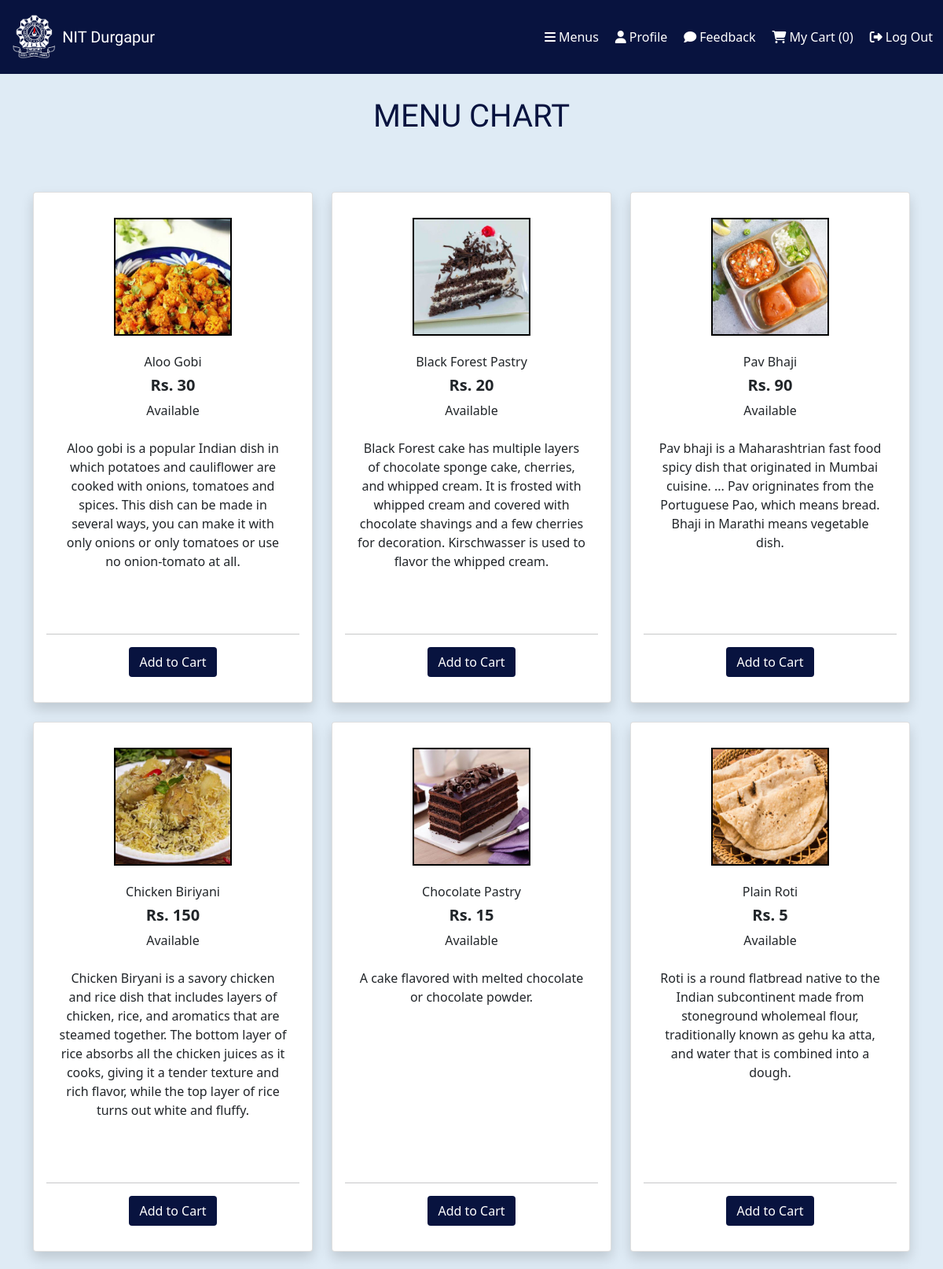
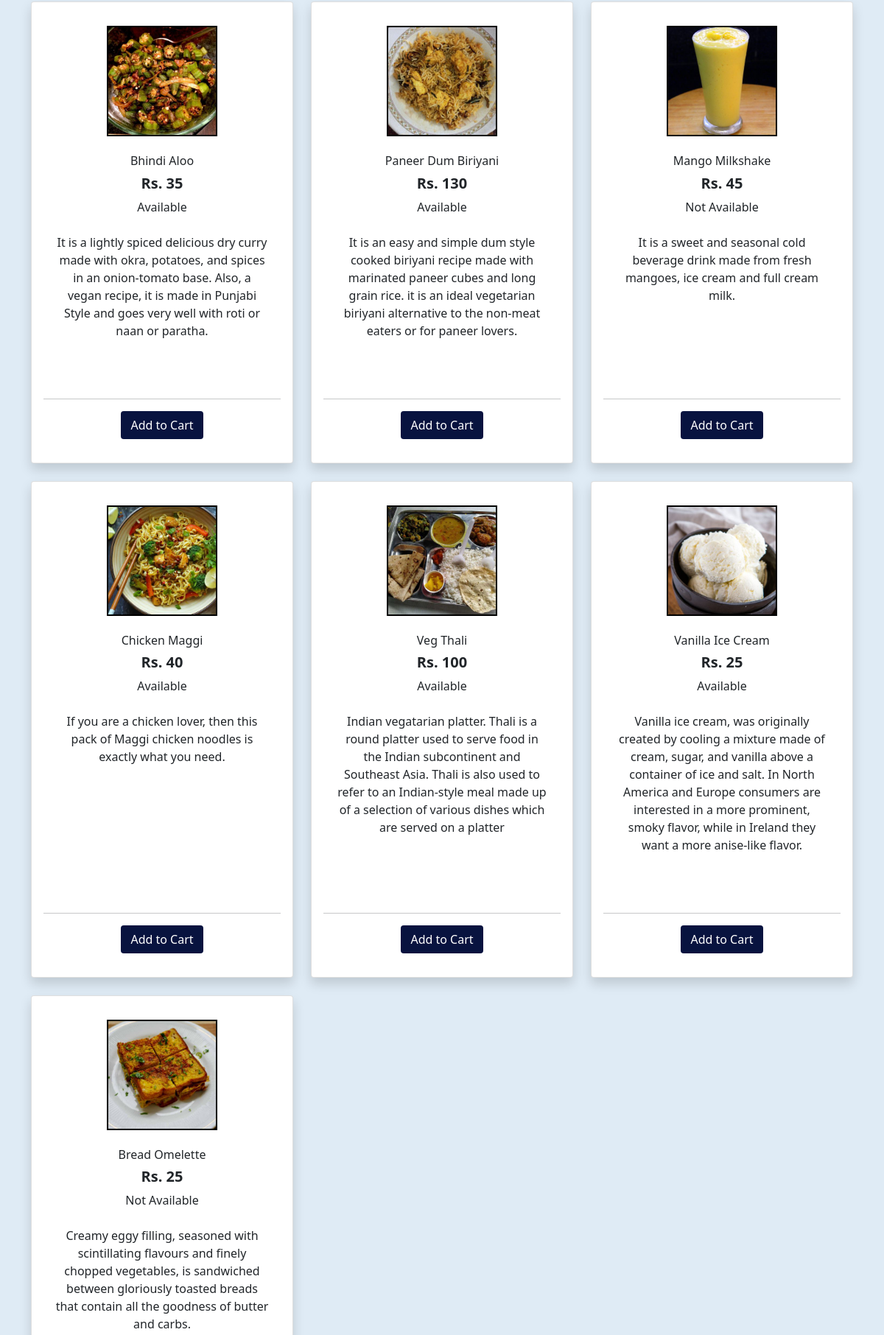
Screenshot of /Requester/allmenus.php (upper part) with the database file from the repository (2 pictures, top to bottom).
### tables this page shows
CREATE TABLE `menu_tb` (
  `fID` int(10) NOT NULL,
  `fRegNo` varchar(10) NOT NULL,
  `fName` varchar(80) NOT NULL,
  `fDesc` varchar(300) NOT NULL,
  `fPrice` varchar(10) NOT NULL,
  `fCategory` varchar(40) NOT NULL,
  `fAvail` varchar(10) NOT NULL,
  `fImage` varchar(80) NOT NULL
);

### Requester/allmenus.php (the view, shortened to what this page needs)
<?php
include("../connection.php");
?>
<!doctype html>
<html lang="en">
<head>
<link href="https://cdn.jsdelivr.net/npm/bootstrap@5.0.0-beta1/dist/css/bootstrap.min.css" rel="stylesheet">
<link href="plugins/star_rating/fontawesome-stars.css" rel="stylesheet" type="text/css"/>
<link href="index.css" rel="stylesheet">
<link rel="stylesheet" href="https://cdnjs.cloudflare.com/ajax/libs/font-awesome/4.7.0/css/font-awesome.min.css">
<link rel="stylesheet" href="https://cdnjs.cloudflare.com/ajax/libs/font-awesome/4.7.0/css/font-awesome.min.css">
</head>
<body style="background:#DFEBF5;">
<div class="navbar navbar-expand-lg navbar-dark" style="background: #08133F; color: white;">
<a href="index.php"><img src="../Images/logo.png" class="img-fluid mx-2" height="70" width="70"></a>
<a href="index.php" class="navbar-brand mx-2 py-4" style="font-family: 'Acme', sans-serif;"><span class="my-3">NIT Durgapur</span></a>
<div class="collapse navbar-collapse" id="myMenu">
<ul class="navbar-nav text-center" style="margin-left:auto;">
<li class="nav-item" style="margin-right:5px;"><a href="allmenus.php" class="nav-link text-white"><i class="fa fa-bars" style="margin-right:4px;"></i>Menus</a></li>
<li class="nav-item" style="margin-right:5px;"><a href="profile.php" class="nav-link text-white"><i class="fa fa-user" style="margin-right:4px;"></i>Profile</a></li>
<li class="nav-item" style="margin-right:5px;"><a href="feedback.php" class="nav-link text-white"><i class="fa fa-comment" style="margin-right:4px;"></i>Feedback</a></li>
<?php
$count=0;
?>
<li class="nav-item" style="margin-right:5px;"><a href="cart.php" class="nav-link text-white"><i class="fa fa-shopping-cart" style="margin-right:4px;"></i>My Cart (<?php echo $count; ?>)</a></li>
<li class="nav-item" style="margin-right:5px;"><a href="../logout.php" class="nav-link text-white"><i class="fa fa-sign-out" style="margin-right:4px;"></i>Log Out</a></li>
</ul>
</div>
</div>
<h1 class="text-center" style="margin-top: 30px; font-family: 'Acme', sans-serif; color: #08133F; ">MENU CHART</h1>
<?php
$sql="SELECT *FROM menu_tb";
$result=mysqli_query($conn,$sql);
if(mysqli_num_rows($result)>0)
{
echo'<div class="container my-5">';
echo'<div class="row">';
while($row=mysqli_fetch_assoc($result))
{
echo'<div class="col-lg-4 col-md-6 mt-4">';
echo'<div class="card h-100 text-dark mb-3 shadow p-3 mb-5 bg-white rounded">';
echo'<div class="card-body p-3 text-center">';
echo'<div><img src="../FoodPics/'.$row['fImage'].'" height="150" width="150" style="border: 2px solid black;"></div>';
echo'<br><div><h6>'.$row['fName'].'</h6></div>';
echo'<div><h5><strong>Rs. '.$row['fPrice'].'</strong></h5></div>';
if($row['fAvail']=="Yes")
{echo'<div>Available</div>';}
else
{echo'<div>Not Available</div>';}
echo'<br><div>'.$row['fDesc'].'</div>';
echo'</div>';
echo'<hr class="line">';
echo'<div class="text-center">';
echo'<form action="managecart.php" method="POST">';
echo'<button type="submit" class="btn" name="AddToCart" style="background: #08133F; color: white;">Add to Cart</button>';
echo'</form>';
echo'</div>';
echo'</div>';
echo'</div>';
}
echo'</div>';
echo'</div>';
}
?>
<?php
include("../footer.php");
?>
</body>
</html>

### index.css (style rules this page uses)
ul { list-style: none; }
a { text-decoration: none; }

### rows the page displays
menu_tb: fImage (picture), fName "Aloo Gobi", fPrice "30", fAvail "Available", fDesc "Aloo gobi is a popular Indian dish in which potatoes and cauliflower are cooked with onions, tomatoes and spices. This dish can be made in several ways, you can make it with only onions or only tomatoes or use no onion-tomato at all."
menu_tb: fImage (picture), fName "Black Forest Pastry", fPrice "20", fAvail "Available", fDesc "Black Forest cake has multiple layers of chocolate sponge cake, cherries, and whipped cream. It is frosted with whipped cream and covered with chocolate shavings and a few cherries for decoration. Kirschwasser is used to flavor the whipped cream."
menu_tb: fImage (picture), fName "Pav Bhaji", fPrice "90", fAvail "Available", fDesc "Pav bhaji is a Maharashtrian fast food spicy dish that originated in Mumbai cuisine. ... Pav origninates from the Portuguese Pao, which means bread. Bhaji in Marathi means vegetable dish."
menu_tb: fImage (picture), fName "Chicken Biriyani", fPrice "150", fAvail "Available", fDesc "Chicken Biryani is a savory chicken and rice dish that includes layers of chicken, rice, and aromatics that are steamed together. The bottom layer of rice absorbs all the chicken juices as it cooks, giving it a tender texture and rich flavor, while the top layer of rice turns out white and fluffy."
menu_tb: fImage (picture), fName "Chocolate Pastry", fPrice "15", fAvail "Available", fDesc "A cake flavored with melted chocolate or chocolate powder."
menu_tb: fImage (picture), fName "Plain Roti", fPrice "5", fAvail "Available", fDesc "Roti is a round flatbread native to the Indian subcontinent made from stoneground wholemeal flour, traditionally known as gehu ka atta, and water that is combined into a dough."
menu_tb: fImage (picture), fName "Bhindi Aloo", fPrice "35", fAvail "Available", fDesc "It is a lightly spiced delicious dry curry made with okra, potatoes, and spices in an onion-tomato base. Also, a vegan recipe, it is made in Punjabi Style and goes very well with roti or naan or paratha."
menu_tb: fImage (picture), fName "Paneer Dum Biriyani", fPrice "130", fAvail "Available", fDesc "It is an easy and simple dum style cooked biriyani recipe made with marinated paneer cubes and long grain rice. it is an ideal vegetarian biriyani alternative to the non-meat eaters or for paneer lovers."
menu_tb: fImage (picture), fName "Mango Milkshake", fPrice "45", fAvail "Not Available", fDesc "It is a sweet and seasonal cold beverage drink made from fresh mangoes, ice cream and full cream milk."
menu_tb: fImage (picture), fName "Chicken Maggi", fPrice "40", fAvail "Available", fDesc "If you are a chicken lover, then this pack of Maggi chicken noodles is exactly what you need."
menu_tb: fImage (picture), fName "Veg Thali", fPrice "100", fAvail "Available", fDesc "Indian vegatarian platter. Thali is a round platter used to serve food in the Indian subcontinent and Southeast Asia. Thali is also used to refer to an Indian-style meal made up of a selection of various dishes which are served on a platter"
menu_tb: fImage (picture), fName "Vanilla Ice Cream", fPrice "25", fAvail "Available", fDesc "Vanilla ice cream, was originally created by cooling a mixture made of cream, sugar, and vanilla above a container of ice and salt. In North America and Europe consumers are interested in a more prominent, smoky flavor, while in Ireland they want a more anise-like flavor."
menu_tb: fImage (picture), fName "Bread Omelette", fPrice "25", fAvail "Not Available", fDesc "Creamy eggy filling, seasoned with scintillating flavours and finely chopped vegetables, is sandwiched between gloriously toasted breads that contain all the goodness of butter and carbs."

### other values shown
$count "0"
